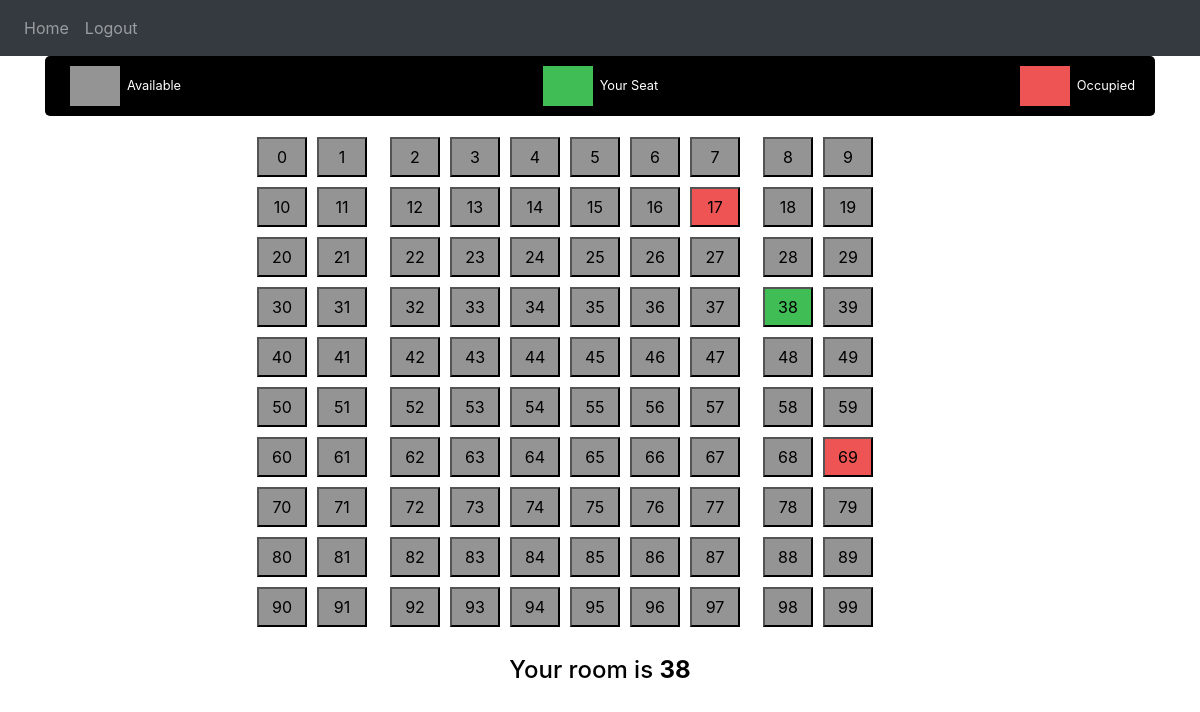
/ (signed in), run on an earlier commit of the app's database.
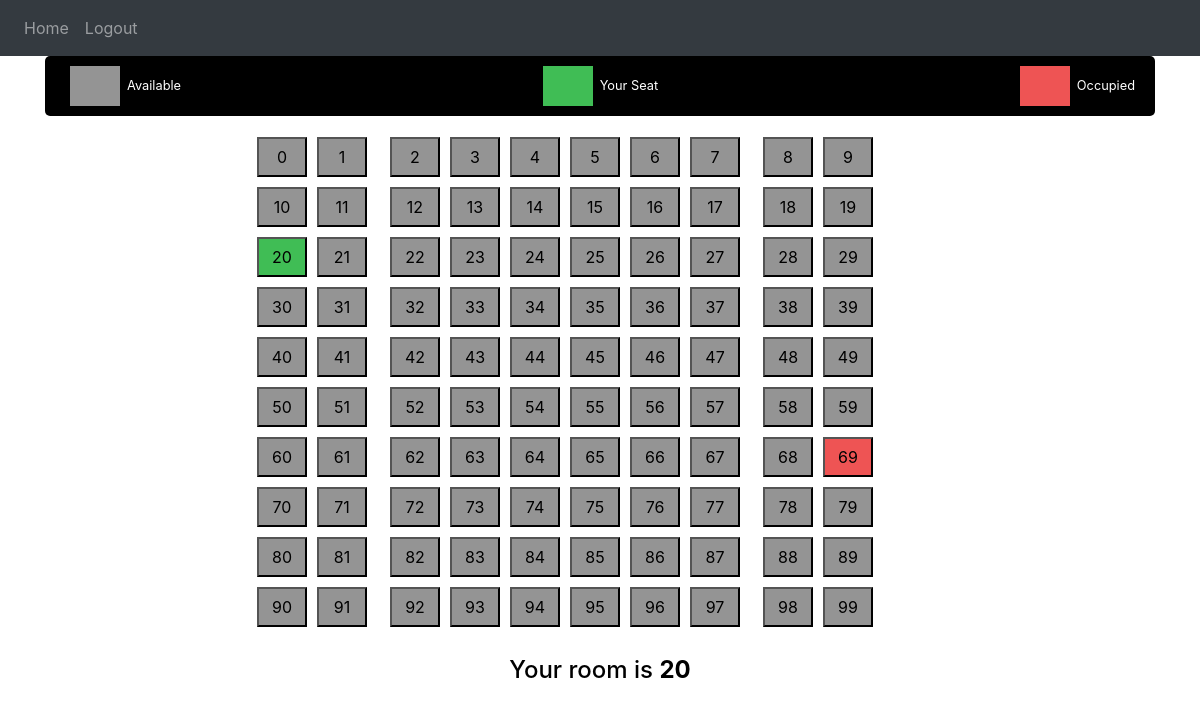
And on a later commit of the database.
### website/models.py (models this page shows)
class Rooms(db.Model):
    id = db.Column(db.Integer, primary_key = True)
    roomno = db.Column(db.String(150), unique = True)
    homie = db.Column(db.Integer, db.ForeignKey('user.id'), default= None) # Creates a one to many relationship i.e one user -> many rooms ... many more relationships can exist

### website/views.py (the view)
@views.route('/', methods = ['GET', 'POST'])
@login_required
def home():
    print("----- Inside Home function ----")
    session.pop('_flashes', None)
    rooms = Rooms.query.filter(Rooms.homie != None).all()
    roomList = {}
    for aroom in rooms:
        boarder = User.query.filter(User.id==aroom.homie).first()
        roomList[aroom.roomno] = [boarder.name, boarder.rollno]
    print(roomList)
    return render_template("home.html", user = current_user, roomList = roomList)

### website/__init__.py (called while the page is built)
def create_app():
    app = Flask(__name__)
    app.config['SECRET_KEY'] = "Samar"
    app.config['SQLALCHEMY_DATABASE_URI'] = f'sqlite:///{DB_NAME}'
    app.config['SQLALCHEMY_TRACK_MODIFICATIONS'] = True
    db.init_app(app)
    from .views import views
    from .auth import auth
    app.register_blueprint(auth, url_prefix = '/')
    app.register_blueprint(views, url_prefix = '/')
    app.config['APPLICATION_ROOT'] = '/login'
    from .models import User
    create_database(app)
    login_manager = LoginManager()
    login_manager.login_view = 'auth.login'
    login_manager.init_app(app)
    @login_manager.user_loader
    def load_user(id):
        return User.query.get(int(id))
    return app

### website/templates/home.html (shortened to what this page needs)
{% extends "base.html" %} {% block title %}Home{% endblock %} {% block content
%}
<ul class="showcase">
  <li>
    <div class="seat"></div>
    <small>Available</small>
  </li>
  {% if user.isAlotted == True%}
  <li>
    <div class="seat user"></div>
    <small>Your Seat</small>
  </li>
  {% else %}
  <li>
    <div class="seat selected"></div>
    <small>Selected</small>
  </li>
  {% endif %}
  <li>
    <div class="seat occupied"></div>
    <small>Occupied</small>
  </li>
</ul>
<div class="seat-container">
  <ul class="list-group list-group-flush">
    {% if user.isAlotted == True%}
      {% for i in range(10) -%}
        <div class="row">
          {% for j in range(10) -%}
            {% set roomNo = (i*10+j)|string() -%}
            {% if roomNo in roomList -%}
            {% if roomList[roomNo][1] == user.rollno -%}
            <button class="seat user" id="{{roomNo}}" title = "{{roomList[roomNo][0]}} {{roomList[roomNo][1]}}" onClick="setSelected(-1)">{{ roomNo }} {{ " " }}</button>
            {% else -%}
            <button class="seat occupied" id="{{roomNo}}" title = "{{roomList[roomNo][0]}} {{roomList[roomNo][1]}}" onClick="setSelected(-1)">{{ roomNo }} {{ " " }}</button>
            {% endif -%}
            {% else -%}
            <button class="seat" id="{{roomNo}}" onClick="setSelected(-1)">{{ roomNo }} {{ " " }}</button>
            {% endif -%}
            {{'\n' -}} {% endfor -%}
        </div>
      {% endfor %}
    {% endif %}
  </ul>
  <br/>
  {% if user.isAlotted == False %}
  <button type="button" class="btn btn-primary" onClick="allotRoom(10)">Confirm
  </button>
  {% else %}
  <h4> Your room is <strong> {{user.rooms[0].roomno}} </strong> </h4>
  {% endif %}
</div>
  {% endblock %}

### website/templates/base.html (shortened to what this page needs)
<!DOCTYPE html>
<html>
<head>
    <link rel="stylesheet" href="https://stackpath.bootstrapcdn.com/bootstrap/4.4.1/css/bootstrap.min.css"
 />
    <link rel="stylesheet" href="https://stackpath.bootstrapcdn.com/font-awesome/4.7.0/css/font-awesome.min.css"
 />
        <link rel= "stylesheet" type= "text/css" href= "{{ url_for('static',filename='styles/mainpage.css') }}">
</head>
<body>
    <nav class="navbar navbar-expand-lg navbar-dark bg-dark">
        <div class="collapse navbar-collapse" id="navbar">
            <div class="navbar-nav">
                {% if user.is_authenticated %}
                <a class="nav-item nav-link" id="home" href="/">Home</a>
                <a class="nav-item nav-link" id="logout" href="/logout">Logout</a>
                {% else %}
                <a class="nav-item nav-link" id="signUp" href="/sign-up">Sign Up</a>
                <a class="nav-item nav-link" id="login" href="/login">Login</a>
                {% endif %}
            </div>
        </div>
    </nav>
    <div class="container">{% block content %} {% endblock %}</div>
</body>
</html>

### website/static/styles/mainpage.css (style rules this page uses)
body { background-color: #ffffff; color: rgb(0, 0, 0); }
.seat-container { text-align: center; margin-left: auto; margin-right: auto; width: 60%; }
.seat { background-color: #949494; height: 40px; width: 50px; margin: 5px; padding: 5px ; }
.seat.occupied { background-color: rgb(238, 84, 84); cursor:not-allowed; }
.seat.user { background-color: rgb(64, 189, 85); cursor:not-allowed; }
.seat:nth-of-type(2) { margin-right: 18px; }
.seat:nth-last-of-type(2) { margin-left: 18px; }
.showcase { background: rgb(0, 0, 0); padding: 5px 10px; border-radius: 5px; color: rgb(255, 255, 255); list-style-type: none; display: flex; justify-content: space-between; }
.showcase li { display: flex; align-items: center; justify-content: center; margin: 0 10px; }
.showcase li small { margin-left: 2px; }
.row { display: flex; }

What changed in the data, as far as the page shows it:
no longer on this page (row edited): Rooms: roomno "38"
now on this page (row edited): Rooms: roomno "20"
Also different on the page:
list line gone: "17"
new list line: "17"
list line gone: "20"
new list line: "20"
list line gone: "38"
new list line: "38"
